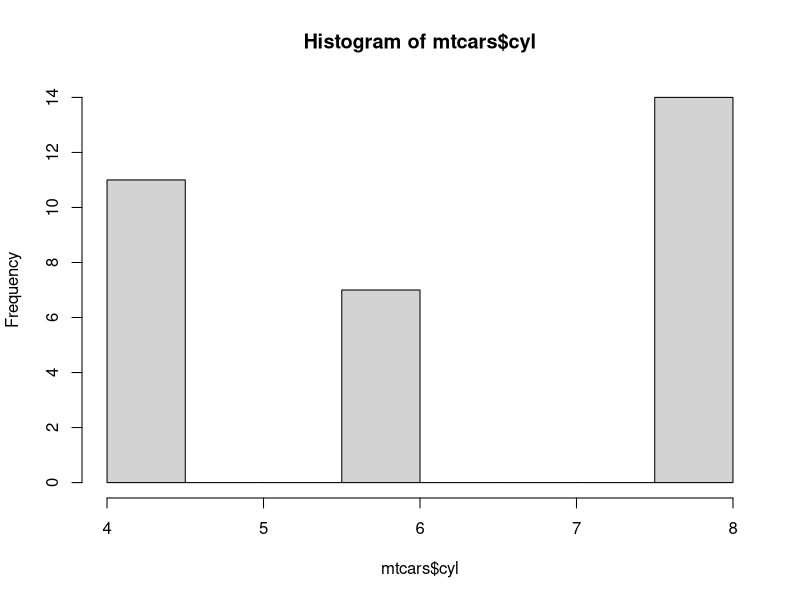
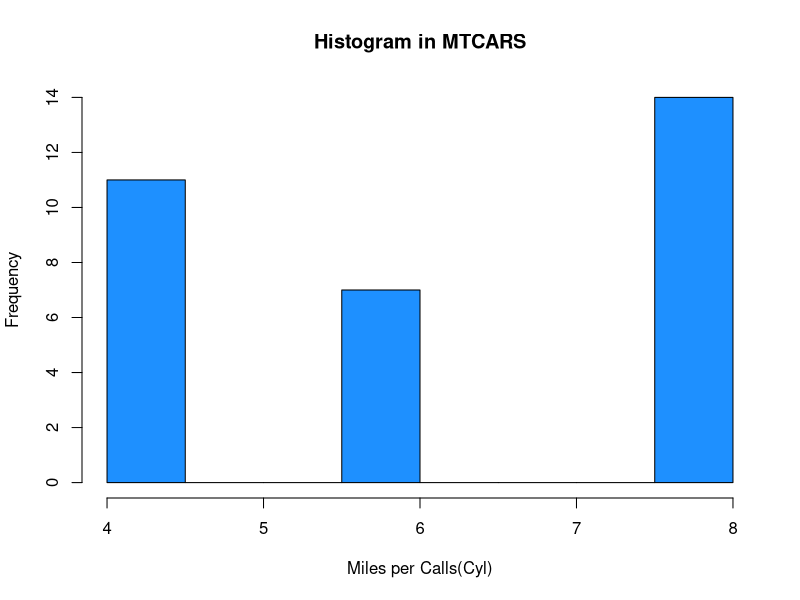
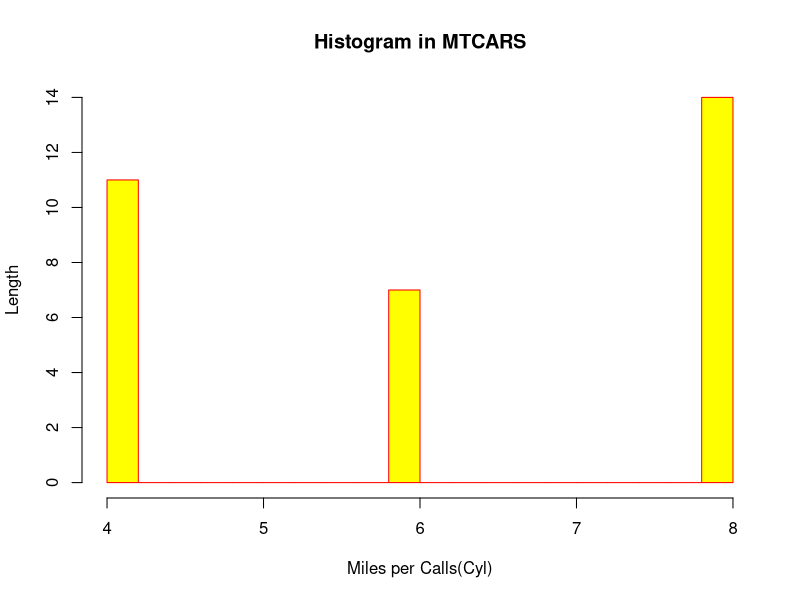
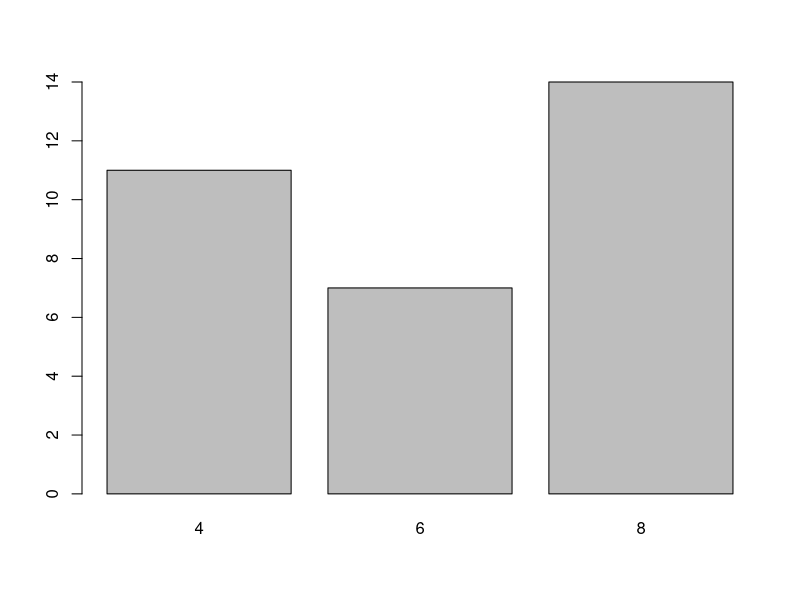
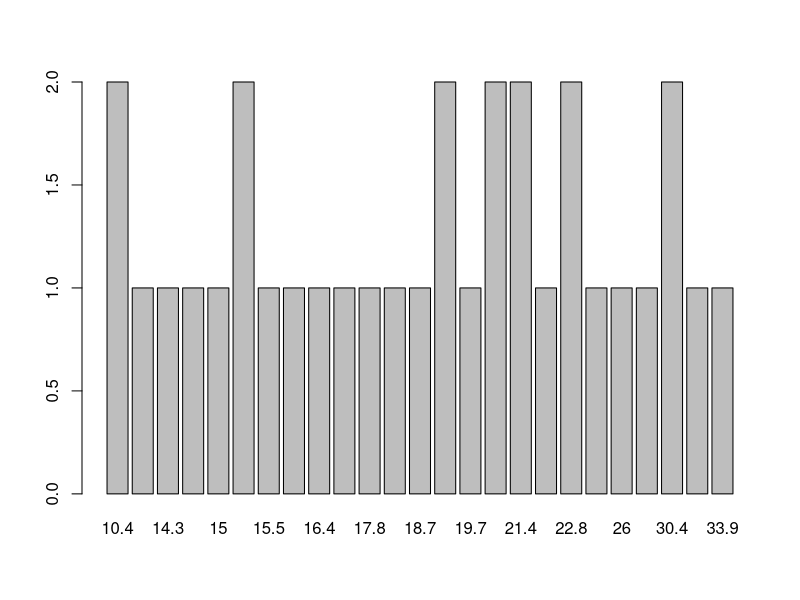
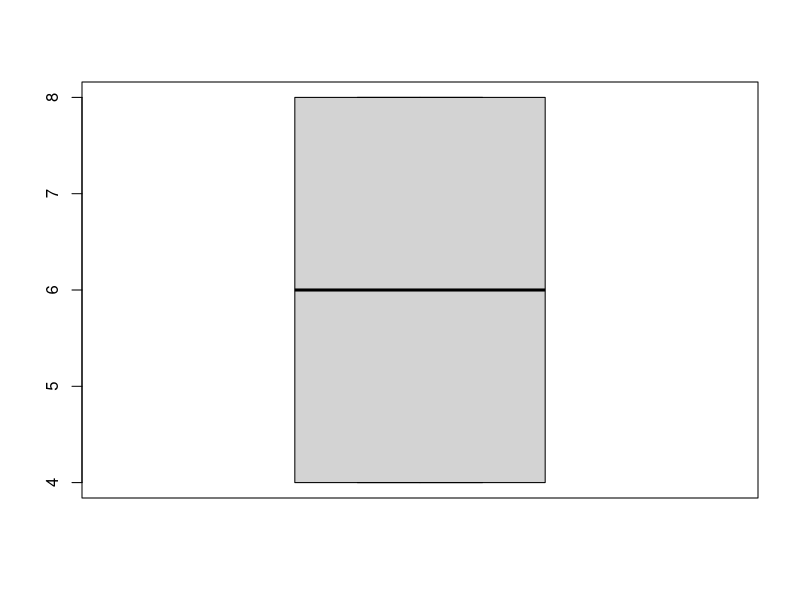
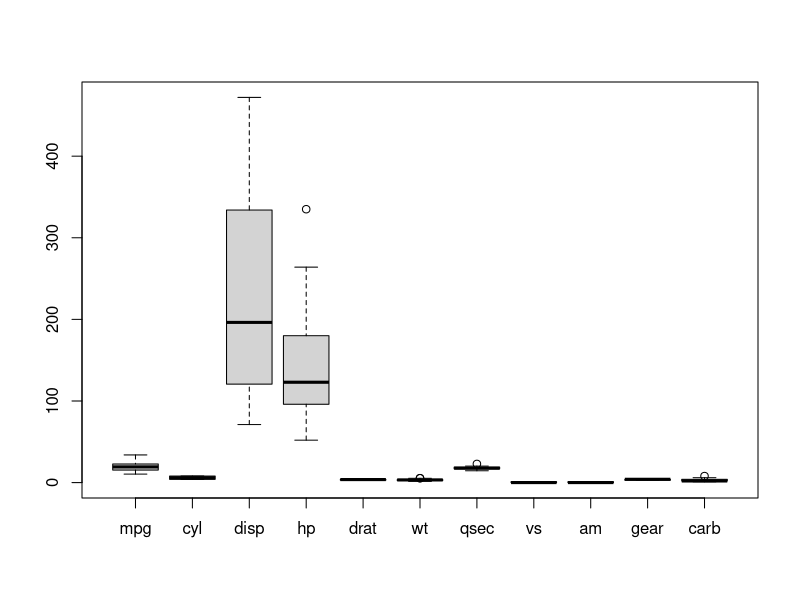
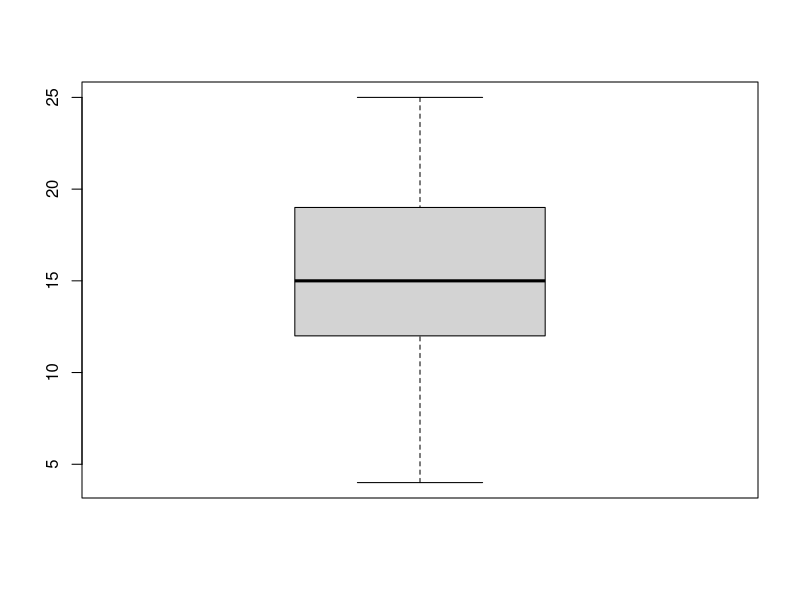

Generate these figures, in order, with R:
mtcars
mean(mtcars$cyl)
mean(mtcars$mpg)
median(mtcars$cyl)
var(mtcars$cyl)
cov(mtcars$mpg,mtcars$cyl)
sd(mtcars$cyl)
hist(mtcars$cyl)
#hist(mpg)
hist(mtcars$cyl,
     xlab="Miles per Calls(Cyl)",
     main="Histogram in MTCARS",
     breaks=12,
     col="dodgerblue",
     border="black")
hist(mtcars$cyl,
     xlab="Miles per Calls(Cyl)",
     ylab="Length",
     main="Histogram in MTCARS",
     breaks=20,
     col="yellow",
     border="red")
barplot(table(mtcars$cyl))
barplot(table(mtcars$mpg))
boxplot(mtcars$cyl)
unique(mtcars$cyl)
boxplot(mtcars)
boxplot(cars$speed)
unique(cars$speed)
  